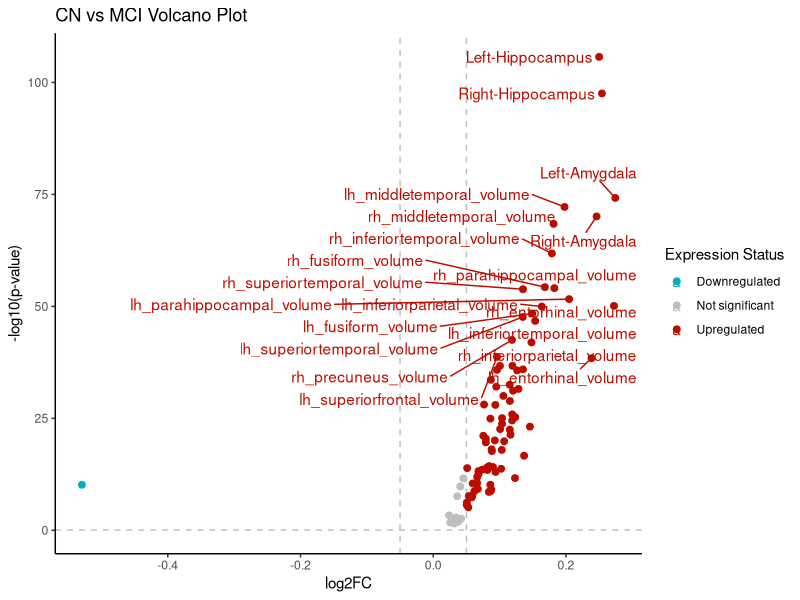

Write the R code that produced this figure.
library(tidyverse)
library(RColorBrewer)
library(ggrepel)

df_cn_ad_VOL <- read.csv("Statistics/test/cn_ad_VOL.csv")
df_cn_mci_VOL <- read.csv("Statistics/test/cn_mci_VOL.csv")
df_mci_ad_VOL <- read.csv("Statistics/test/mci_ad_VOL.csv")

####################################################################################
df_cn_ad_VOL$diffexpressed <- 'NO'
df_cn_ad_VOL$diffexpressed[df_cn_ad_VOL$log2FC > 0.05 & df_cn_ad_VOL$p_value < 0.05] <- 'UP'
df_cn_ad_VOL$diffexpressed[df_cn_ad_VOL$log2FC < -0.05 & df_cn_ad_VOL$p_value < 0.05] <- 'DOWN'

top20degs <- head(df_cn_ad_VOL[order(df_cn_ad_VOL$p_value), 'Feature'], 20)
df_cn_ad_VOL$delabel <- ifelse(df_cn_ad_VOL$Feature %in% top20degs, df_cn_ad_VOL$Feature, NA)

p1 <- ggplot(data = df_cn_ad_VOL, aes(x = log2FC, y = -log10(p_value), col = diffexpressed, label = delabel)) + 
    geom_vline(xintercept = c(-0.05, 0.05), col = 'gray', linetype = 'dashed') +
    geom_hline(yintercept = (0.05), col = 'gray', linetype = 'dashed') +
    geom_point(size = 2) +
    theme_classic() +
    scale_color_manual(
        values = c("#00AFBB", "grey", "#bb0c00"),
        labels = c("Downregulated", "Not significant", "Upregulated")) +
    labs(x = "log2FC",
         y = "-log10(p-value)",
         color = "Expression Status") +
    ggtitle('CN vs AD Volcano Plot') +
    geom_text_repel(max.overlaps = Inf)
####################################################################################
df_cn_mci_VOL$diffexpressed <- 'NO'
df_cn_mci_VOL$diffexpressed[df_cn_mci_VOL$log2FC > 0.05 & df_cn_mci_VOL$p_value < 0.05] <- 'UP'
df_cn_mci_VOL$diffexpressed[df_cn_mci_VOL$log2FC < -0.05 & df_cn_mci_VOL$p_value < 0.05] <- 'DOWN'

top20degs <- head(df_cn_mci_VOL[order(df_cn_mci_VOL$p_value), 'Feature'], 20)
df_cn_mci_VOL$delabel <- ifelse(df_cn_mci_VOL$Feature %in% top20degs, df_cn_mci_VOL$Feature, NA)

p2 <- ggplot(data = df_cn_mci_VOL, aes(x = log2FC, y = -log10(p_value), col = diffexpressed, label = delabel)) + 
    geom_vline(xintercept = c(-0.05, 0.05), col = 'gray', linetype = 'dashed') +
    geom_hline(yintercept = (0.05), col = 'gray', linetype = 'dashed') +
    geom_point(size = 2) +
    theme_classic() +
    scale_color_manual(
        values = c("#00AFBB", "grey", "#bb0c00"),
        labels = c("Downregulated", "Not significant", "Upregulated")) +
    labs(x = "log2FC",
         y = "-log10(p-value)",
         color = "Expression Status") +
    ggtitle('CN vs MCI Volcano Plot') +
    geom_text_repel(max.overlaps = Inf)
####################################################################################
df_mci_ad_VOL$diffexpressed <- 'NO'
df_mci_ad_VOL$diffexpressed[df_mci_ad_VOL$log2FC > 0.05 & df_mci_ad_VOL$p_value < 0.05] <- 'UP'
df_mci_ad_VOL$diffexpressed[df_mci_ad_VOL$log2FC < -0.05 & df_mci_ad_VOL$p_value < 0.05] <- 'DOWN'

top20degs <- head(df_mci_ad_VOL[order(df_mci_ad_VOL$p_value), 'Feature'], 20)
df_mci_ad_VOL$delabel <- ifelse(df_mci_ad_VOL$Feature %in% top20degs, df_mci_ad_VOL$Feature, NA)

p3 <- ggplot(data = df_mci_ad_VOL, aes(x = log2FC, y = -log10(p_value), col = diffexpressed, label = delabel)) + 
    geom_vline(xintercept = c(-0.05, 0.05), col = 'gray', linetype = 'dashed') +
    geom_hline(yintercept = (0.05), col = 'gray', linetype = 'dashed') +
    geom_point(size = 2) +
    theme_classic() +
    scale_color_manual(
        values = c("#00AFBB", "grey", "#bb0c00"),
        labels = c("Downregulated", "Not significant", "Upregulated")) +
    labs(x = "log2FC",
         y = "-log10(p-value)",
         color = "Expression Status") +
    ggtitle('MCI vs AD Volcano Plot') +
    geom_text_repel(max.overlaps = Inf)
####################################################################################
ggsave("Pics/VolcanoPlot_Vol_CNvsMCI.pdf", plot = p2, width = 10, height = 15, limitsize = FALSE)